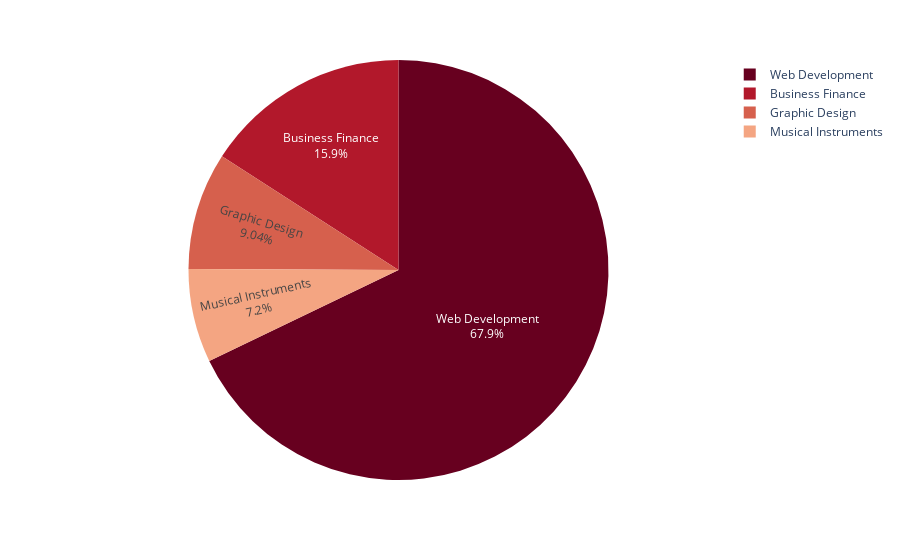

Notebook code for this chart:
### Code cell
#NOTE!!!!
#Plotly charts are not directly visible in GitHub kindly view the same in Jupyter Lab and ensure that Plotly extension for Jupyter Lab is installed

# Plot of the Number of subscribers per Subject via Plotly Interactive Pie Chart
fig = px.pie(df_subscribers, values='NumberOfSubscribers', names='CourseCategory', color_discrete_sequence=px.colors.sequential.RdBu)
fig.update_traces(textposition='inside', textinfo='percent+label')
fig.show()

### Figure 1 — Plotly figure (JSON) as saved in the notebook; plotly's stock layout.template omitted (floating-point values rounded to 4 significant figures)
{"data": [{"domain": {"x": [0, 1], "y": [0, 1]}, "hovertemplate": "CourseCategory=%{label}<br>NumberOfSubscribers=%{value}<extra></extra>", "labels": ["Business Finance", "Graphic Design", "Musical Instruments", "Web Development"], "legendgroup": "", "name": "", "showlegend": true, "textinfo": "percent+label", "textposition": "inside", "type": "pie", "values": [1868711, 1063148, 846689, 7980572]}], "layout": {"legend": {"tracegroupgap": 0}, "margin": {"t": 60}, "piecolorway": ["rgb(103,0,31)", "rgb(178,24,43)", "rgb(214,96,77)", "rgb(244,165,130)", "rgb(253,219,199)", "rgb(247,247,247)", "rgb(209,229,240)", "rgb(146,197,222)", "rgb(67,147,195)", "rgb(33,102,172)", "rgb(5,48,97)"]}}
